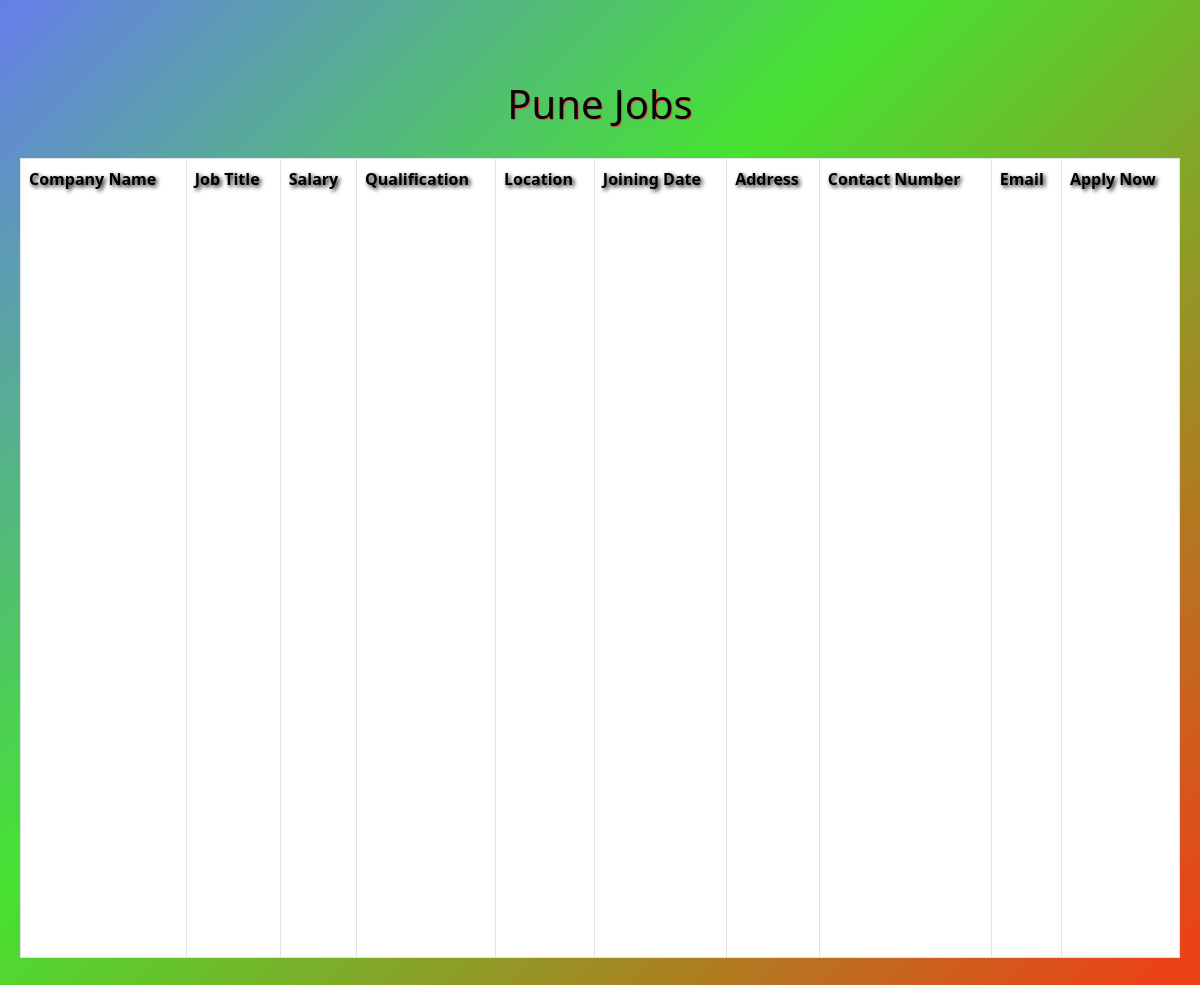
The app's page /pune/, older data.
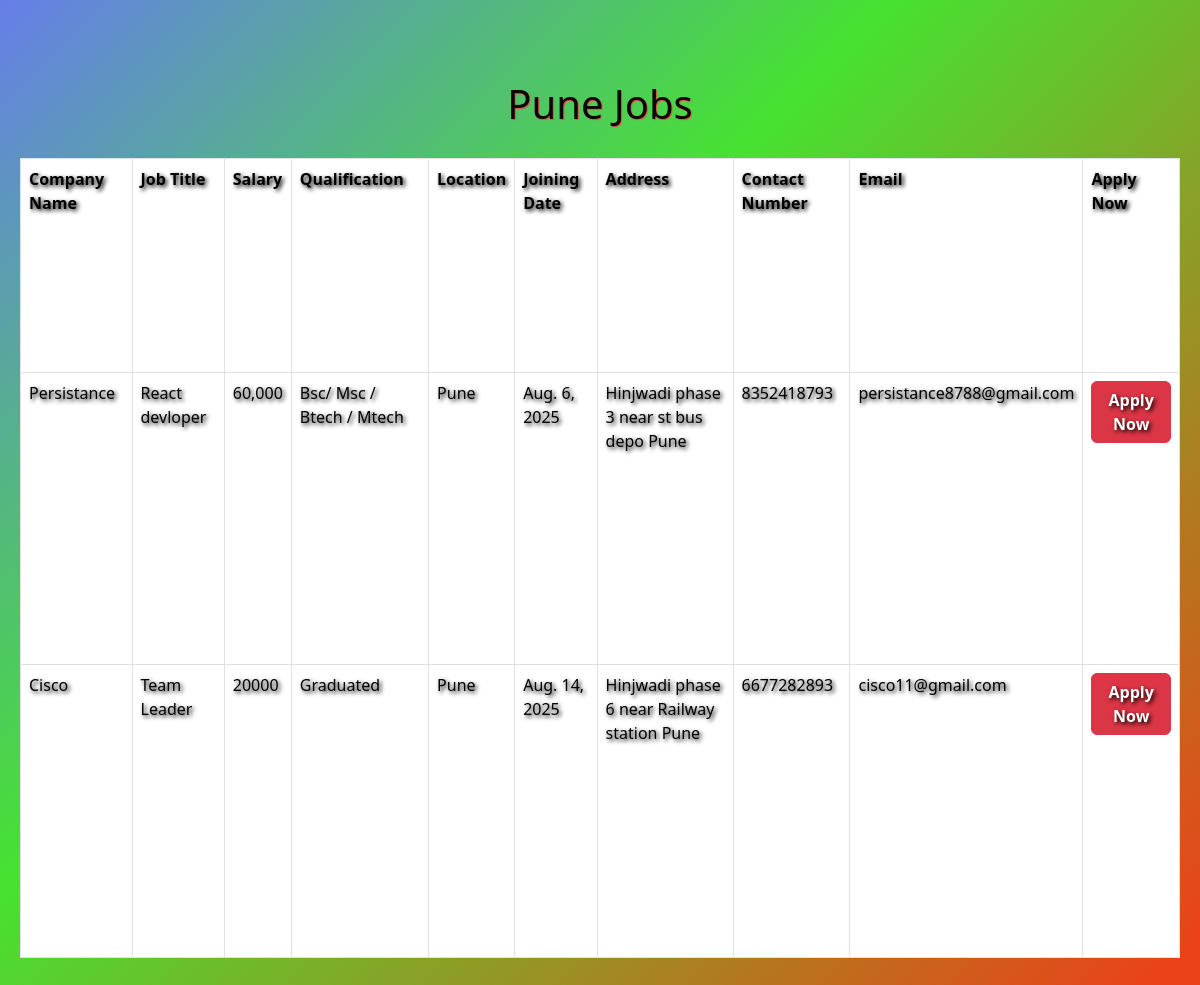
The same page, newer data.
### jobapp/models.py (models this page shows)
class puneJobs(models.Model):
    companyName = models.CharField(max_length=100)
    jobTitle = models.CharField()
    salary = models.CharField()
    qualification = models.CharField()
    location = models.CharField()
    joiningDate = models.DateField()
    address = models.CharField()
    contactNumber = models.CharField()
    email = models.CharField()
    applyNow = models.CharField()

### jobapp/views.py (the view)
# urls.py: path("pune/", views.puneJobsList),
def puneJobsList(request):
    puneJobsView = puneJobs.objects.all()
    return render(request, 'puneJobs.html', {'puneJobsView': puneJobsView})

### templates/puneJobs.html (shortened to what this page needs)
<!DOCTYPE html>
{% load static %}
<html lang="en">
  <head>
    <link
      href="https://cdn.jsdelivr.net/npm/bootstrap@5.3.7/dist/css/bootstrap.min.css"
      rel="stylesheet"
    />
    <link rel="stylesheet" href="{% static 'css/style.css' %}" />
  </head>
  <body
    class="puneJobs"
    style="
      background: linear-gradient(135deg, #667eea 0%, #46e231 40%, #eb4218 96%);
      background-attachment: fixed;
      margin: 0;
      min-height: 100vh;
    "
  >
    <h1
      style="
        font-size: 2.5rem;
        text-align: center;
        color: rgb(7, 7, 7);
        margin-bottom: 30px;
        margin-top: 30px;
        text-shadow: 1px 1px 1px rgb(234, 74, 74);
      "
    >
      Pune Jobs
    </h1>
    <table class="table table-bordered" style="min-height: 100vh">
      <tr>
        <th>Company Name</th>
        <th>Job Title</th>
        <th>Salary</th>
        <th>Qualification</th>
        <th>Location</th>
        <th>Joining Date</th>
        <th>Address</th>
        <th>Contact Number</th>
        <th>Email</th>
        <th>Apply Now</th>
      </tr>
      {% for job in puneJobsView %}
      <tr>
        <td>{{ job.companyName }}</td>
        <td>{{ job.jobTitle }}</td>
        <td>{{ job.salary }}</td>
        <td>{{ job.qualification }}</td>
        <td>{{ job.location }}</td>
        <td>{{ job.joiningDate }}</td>
        <td>{{ job.address }}</td>
        <td>{{ job.contactNumber }}</td>
        <td>{{ job.email }}</td>
        <td>
          <a
            href="/applybtn"
            class="btn btn-danger"
            style="text-decoration: none; color: white; font-weight: bold"
          >
            Apply Now
          </a>
        </td>
      </tr>
      {% endfor %}
    </table>
  </body>
</html>

Row changes from the older to the newer data that the page shows:
added puneJobs: companyName "Persistance", jobTitle "React devloper", salary "60,000", qualification "Bsc/ Msc / Btech / Mtech", location "Pune", joiningDate "Aug. 6, 2025", address "Hinjwadi phase 3 near st bus depo Pune", contactNumber "8352418793", email "persistance8788@gmail.com"
added puneJobs: companyName "Cisco", jobTitle "Team Leader", salary "20000", qualification "Graduated", location "Pune", joiningDate "Aug. 14, 2025", address "Hinjwadi phase 6 near Railway station Pune", contactNumber "6677282893", email "cisco11@gmail.com"
